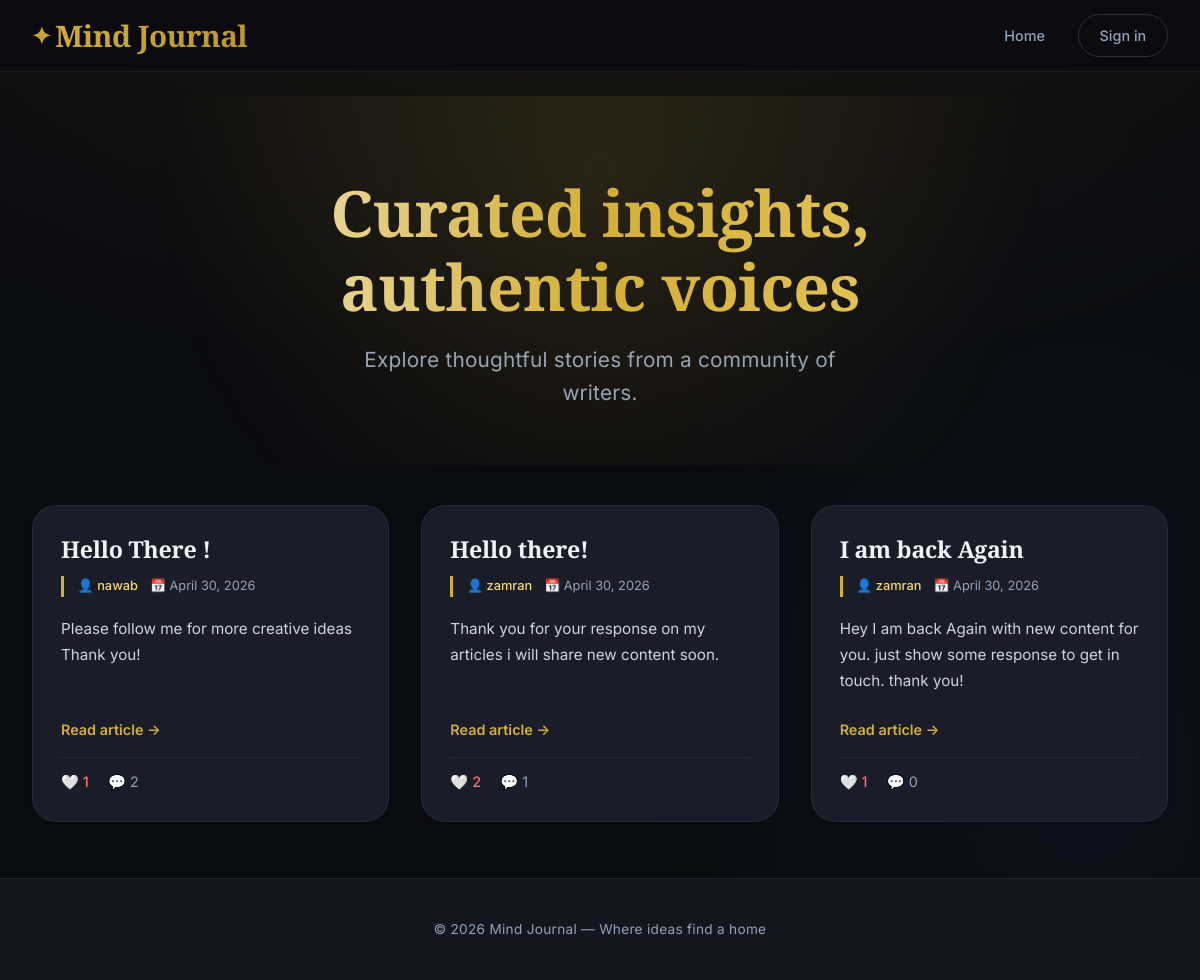
The page / on the database its author committed.
### blog/models.py (models this page shows, shortened)
class Post(models.Model):
    STATUS_CHOICES = (
        ('pending', 'Pending Approval'),
        ('published', 'Published'),
        ('draft', 'Draft'),
    )
    title = models.CharField(max_length=200)
    content = models.TextField()
    date_posted = models.DateTimeField(default=timezone.now)
    author = models.ForeignKey(User, on_delete=models.CASCADE)
    image = CloudinaryField('image', blank=True, null=True, folder='post_images')
    status = models.CharField(max_length=10, choices=STATUS_CHOICES, default='pending')
    def total_likes(self):
        return self.likes.count()

### blog/views.py (the view)
# urls.py: path('', views.PostListView.as_view(), name='blog-home'),
class PostListView(ListView):
    model = Post
    template_name = 'blog/home.html'
    context_object_name = 'posts'
    paginate_by = 5
    def get_queryset(self):
        if self.request.user.is_staff or self.request.user.is_superuser:
            return Post.objects.all().order_by('-date_posted')
        else:
            return Post.objects.filter(status='published').order_by('-date_posted')
    def get_context_data(self, **kwargs):
        context = super().get_context_data(**kwargs)
        if self.request.user.is_authenticated:
            liked_posts = Like.objects.filter(user=self.request.user).values_list('post_id', flat=True)
            context['liked_posts'] = set(liked_posts)
        else:
            context['liked_posts'] = set()
        return context

### blog/templates/blog/home.html (shortened to what this page needs)
<!DOCTYPE html>
<html lang="en">
<head>
</head>
<body>
<nav class="navbar">
    <div class="container nav-inner">
        <div class="logo">
            <a href="{% url 'blog-home' %}">Mind Journal</a>
        </div>
        <div class="nav-links">
            <a href="{% url 'blog-home' %}">Home</a>
            {% if user.is_authenticated %}
                <a href="{% url 'profile' user.username %}">Profile</a>
                <a href="{% url 'chat_list' %}">💬 Messages</a>
                <a href="{% url 'post-create' %}" class="btn-primary">Write story</a>
                <form action="{% url 'logout' %}" method="post" style="margin:0">
                    {% csrf_token %}
                    <button type="submit" class="btn-outline">Sign out</button>
                </form>
            {% else %}
                <a href="{% url 'login' %}" class="btn-outline">Sign in</a>
            {% endif %}
        </div>
    </div>
</nav>
<main class="container">
    <div class="hero">
        <h1>Curated insights,<br>authentic voices</h1>
        <p>Explore thoughtful stories from a community of writers.</p>
    </div>
    {% if posts %}
        <div class="blog-grid">
            {% for post in posts %}
                <article class="post-card">
                    <div class="card-content">
                        <h2 class="post-title">
                            <a href="{% url 'post-detail' post.id %}">{{ post.title }}</a>
                        </h2>
                        <div class="post-meta">
                            <span>👤 <a href="{% url 'profile' post.author.username %}">{{ post.author.get_full_name|default:post.author.username }}</a></span>
                            <span>📅 {{ post.date_posted|date:"F j, Y" }}</span>
                        </div>
                        <div class="post-excerpt">
                            {{ post.content|striptags|truncatewords:30 }}
                        </div>
                        <a href="{% url 'post-detail' post.id %}" class="read-more">Read article →</a>
                        <div class="post-stats">
                            <a href="{% url 'like_post' post.id %}" class="like-btn">
                                {% if post.id in liked_posts %}
                                    ❤️ {{ post.total_likes }}
                                {% else %}
                                    🤍 {{ post.total_likes }}
                                {% endif %}
                            </a>
                            <span class="stats-comment">💬 {{ post.comments.count }}</span>
                        </div>
                    </div>
                </article>
            {% endfor %}
        </div>
    {% endif %}
</main>
<footer class="footer">
    <p>© 2026 Mind Journal — Where ideas find a home</p>
</footer>
</body>
</html>

### rows shown on the page
Post: title "Hello There !", author.get_full_name "nawab", date_posted "April 30, 2026", content "Please follow me for more creative ideas Thank you!", total_likes "1", comments.count "2"
Post: title "Hello there!", author.get_full_name "zamran", date_posted "April 30, 2026", content "Thank you for your response on my articles i will share new content soon.", total_likes "2", comments.count "1"
Post: title "I am back Again", author.get_full_name "zamran", date_posted "April 30, 2026", content "Hey I am back Again with new content for you. just show some response to get in touch. thank you!", total_likes "1", comments.count "0"
